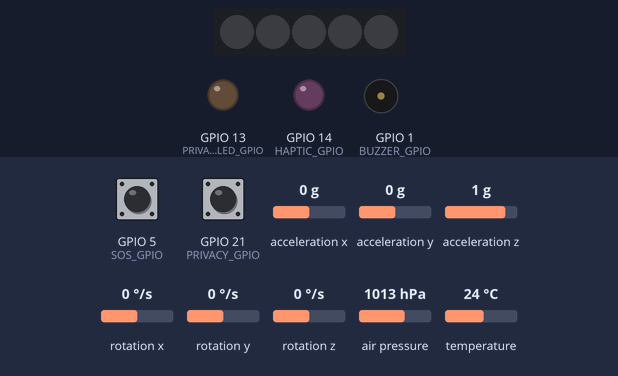
A program run on a simulated ESP32-S3. Parts: 5 RGB LEDs in strip order, left to right, output pins drawn as LEDs (lit = HIGH), buzzer (waves = sounding). The test bench sets the inputs (shaded band); at power-on: GPIO 5 (SOS_GPIO) HIGH, GPIO 21 (PRIVACY_GPIO) HIGH, acceleration x 0 g, acceleration y 0 g, acceleration z 1 g, rotation x 0 °/s, rotation y 0 °/s, rotation z 0 °/s, air pressure 1013 hPa, temperature 24 °C. Dim RGB values are drawn brighter than linear; what the program prints to the serial monitor is not drawn.

Above: at 1.4 s.
1.5 s: GPIO 5 (SOS_GPIO) pulled LOW for 3.2 s
At 2.6 s:
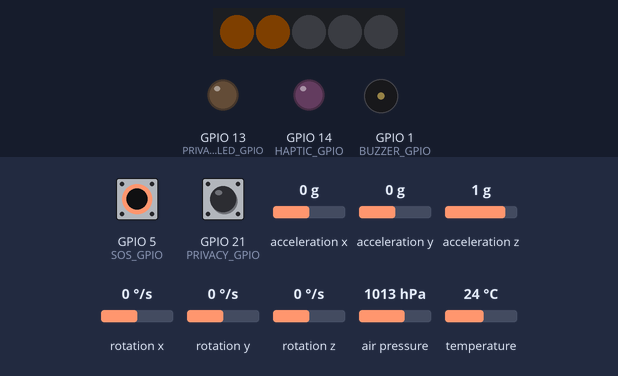
6.2 s: GPIO 21 (PRIVACY_GPIO) pulled LOW for 0.15 s
At 7.2 s:
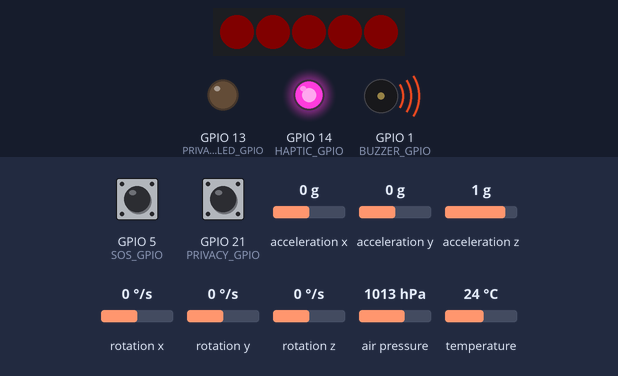
7.8 s: GPIO 5 (SOS_GPIO) pulled LOW for 0.15 s
At 8.6 s:
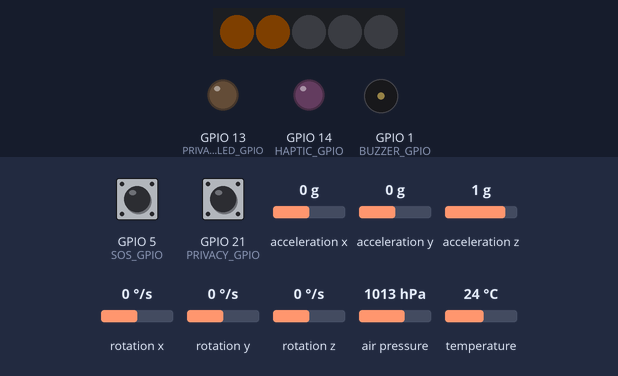
9.4 s: GPIO 21 (PRIVACY_GPIO) pulled LOW for 1 s
At 10.1 s:
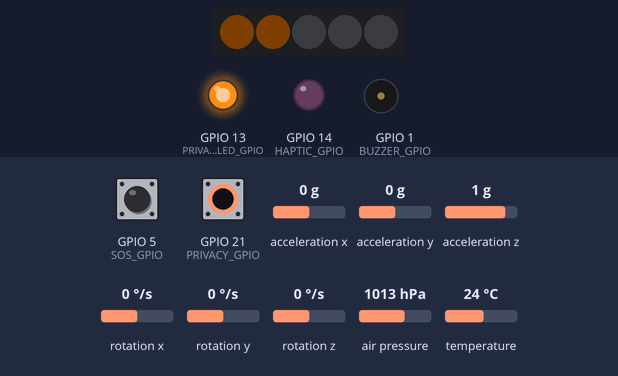
11.9 s: GPIO 5 (SOS_GPIO) driven LOW and GPIO 21 (PRIVACY_GPIO) driven LOW
At 14.6 s:
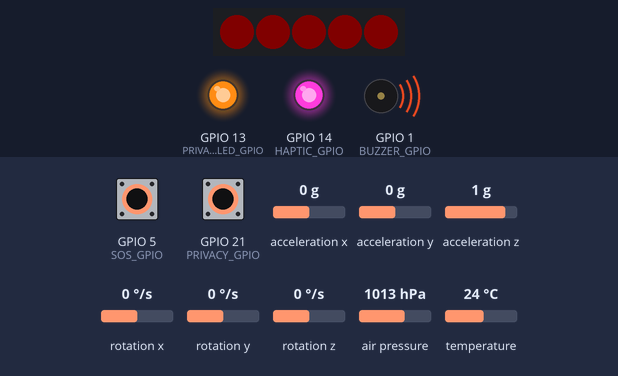
15.4 s: GPIO 21 (PRIVACY_GPIO) driven HIGH
At 15.9 s:
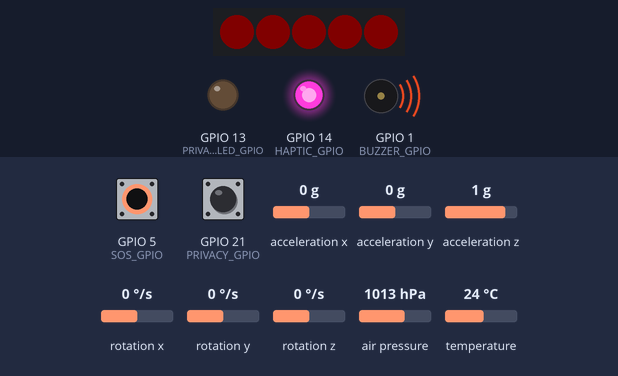
Timing chart, 0 to 17.9 s (numbered marks = the images above; inputs shaded):
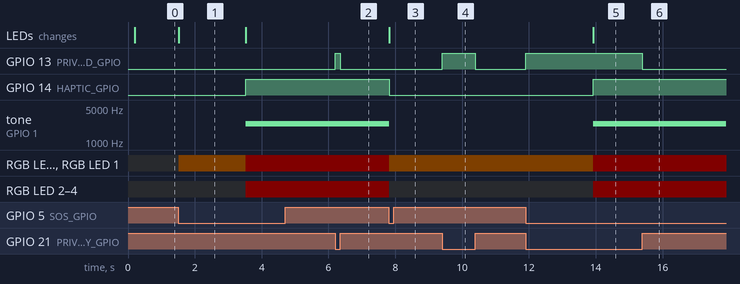

The program:

main.cpp
```cpp
// Svaraa V0 Wokwi/PlatformIO visual hardware harness (SIM).
// Drives SOS / privacy / NeoPixels / buzzer / haptic proxy / I2C stand-ins.
// NOT product firmware — Lab engine remains SOS authority.
// Unsupported in Wokwi: BLE, I2S, Nicla I2C target, MAX-M10S GNSS.
#include <Arduino.h>
#include <Wire.h>
#include <Adafruit_NeoPixel.h>
#include <Adafruit_BMP085.h>
#include <Adafruit_MPU6050.h>
#include <Adafruit_Sensor.h>

// Product Nano labels → Wokwi ESP32-S3 raw GPIOs (see GPIO_MAP.md)
constexpr int SOS_GPIO = 5;       // D2
constexpr int PIXEL_GPIO = 18;    // D9
constexpr int BUZZER_GPIO = 1;    // A0
constexpr int PRIVACY_GPIO = 21;  // D10
constexpr int HAPTIC_GPIO = 14;   // SIM proxy for product D12/GPIO47
constexpr int PRIVACY_LED_GPIO = 13;  // Orange "privacy active" indicator
constexpr int I2C_SDA = 11;       // A4
constexpr int I2C_SCL = 12;       // A5

Adafruit_NeoPixel pixels(5, PIXEL_GPIO, NEO_GRB + NEO_KHZ800);
Adafruit_BMP085 bmp;
Adafruit_MPU6050 mpu;

bool bmpOk = false;
bool mpuOk = false;

int lastRaw = HIGH, stable = HIGH;
bool armed = false, down = false, fired = false;
uint32_t changed = 0, pressed = 0;
String phase = "Ready";
String lineBuf;
bool privacyDown = false;
bool alarmOn = false;
uint32_t lastSensorMs = 0;

void setAlarm(bool on) {
  alarmOn = on;
  if (on) {
    tone(BUZZER_GPIO, 2400);
    digitalWrite(HAPTIC_GPIO, HIGH);
  } else {
    noTone(BUZZER_GPIO);
    digitalWrite(HAPTIC_GPIO, LOW);
  }
}

void showPhase(const String& p) {
  phase = p;
  uint8_t r = 0, g = 0, b = 0;
  int lit = 1;
  bool alarm = false;
  if (p == "Prealert") {
    r = 40;
    g = 25;
    lit = 2;
  } else if (p == "Pending") {
    alarm = true;
  } else if (p == "ServerAccepted") {
    alarm = true;
  } else if (p == "HumanAck") {
    g = 40;
    lit = 5;
  } else if (p == "Resolved") {
    b = 30;
    lit = 1;
  } else {
    g = 8;
    b = 3;
    lit = 1;
  }
  // SOS with sound → every face light solid red (status + programmable bank)
  if (alarm) {
    r = 50;
    g = 0;
    b = 0;
    lit = 5;
  }
  pixels.clear();
  for (int i = 0; i < lit && i < 5; ++i) {
    pixels.setPixelColor(i, pixels.Color(r, g, b));
  }
  pixels.show();
  setAlarm(alarm);
  Serial.printf(
      "{\"type\":\"phase\",\"phase\":\"%s\",\"alarm\":%s,\"privacy\":%s,\"simulated\":true}\n",
      phase.c_str(), alarm ? "true" : "false", privacyDown ? "true" : "false");
}

void publishSensors() {
  float pressure = NAN, temp = NAN;
  float ax = NAN, ay = NAN, az = NAN;
  if (bmpOk) {
    pressure = bmp.readPressure() / 100.0f;
    temp = bmp.readTemperature();
  }
  if (mpuOk) {
    sensors_event_t a, g, t;
    mpu.getEvent(&a, &g, &t);
    ax = a.acceleration.x;
    ay = a.acceleration.y;
    az = a.acceleration.z;
  }
  Serial.printf(
      "{\"type\":\"sensors\",\"bmp\":{\"ok\":%s,\"hpa\":%.2f,\"c\":%.2f},"
      "\"imu\":{\"ok\":%s,\"ax\":%.3f,\"ay\":%.3f,\"az\":%.3f},"
      "\"stand_in\":true,\"note\":\"BMP180≠BMP390; MPU6050≠Nicla BMI270\"}\n",
      bmpOk ? "true" : "false", pressure, temp, mpuOk ? "true" : "false", ax, ay, az);
}

void setup() {
  Serial.begin(115200);
  delay(200);

  pinMode(SOS_GPIO, INPUT_PULLUP);
  pinMode(PRIVACY_GPIO, INPUT_PULLUP);
  pinMode(HAPTIC_GPIO, OUTPUT);
  pinMode(PRIVACY_LED_GPIO, OUTPUT);
  digitalWrite(HAPTIC_GPIO, LOW);
  digitalWrite(PRIVACY_LED_GPIO, LOW);
  pinMode(BUZZER_GPIO, OUTPUT);

  lastRaw = stable = digitalRead(SOS_GPIO);
  armed = stable == HIGH;
  changed = millis();
  privacyDown = digitalRead(PRIVACY_GPIO) == LOW;
  digitalWrite(PRIVACY_LED_GPIO, privacyDown ? HIGH : LOW);

  pixels.begin();
  pixels.setBrightness(28);

  Wire.begin(I2C_SDA, I2C_SCL);
  bmpOk = bmp.begin(0x77);
  mpuOk = mpu.begin(0x68);
  if (mpuOk) {
    mpu.setAccelerometerRange(MPU6050_RANGE_8_G);
    mpu.setGyroRange(MPU6050_RANGE_500_DEG);
    mpu.setFilterBandwidth(MPU6050_BAND_21_HZ);
  }

  showPhase("Ready");
  Serial.println(
      "{\"type\":\"boot\",\"msg\":\"SVARAA_WOKWI_HARNESS\",\"board\":\"esp32-s3-devkitc-1\","
      "\"limits\":\"no_BLE_no_I2S_no_Nicla_target_no_GNSS\","
      "\"bmp\":" +
      String(bmpOk ? "true" : "false") + ",\"imu\":" + String(mpuOk ? "true" : "false") + "}");
  publishSensors();
}

void handleLine(const String& line) {
  if (line.indexOf("\"cmd\":\"ping\"") >= 0) {
    Serial.println("{\"type\":\"pong\",\"phase\":\"" + phase + "\"}");
    return;
  }
  if (line.indexOf("\"cmd\":\"sensors\"") >= 0) {
    publishSensors();
    return;
  }
  int idx = line.indexOf("\"phase\":\"");
  if (idx >= 0) {
    int start = idx + 9;
    int end = line.indexOf('"', start);
    if (end > start) {
      showPhase(line.substring(start, end));
    }
  }
}

void loop() {
  while (Serial.available()) {
    char c = (char)Serial.read();
    if (c == '\n') {
      handleLine(lineBuf);
      lineBuf = "";
    } else if (c != '\r') {
      lineBuf += c;
      if (lineBuf.length() > 240) lineBuf = "";
    }
  }

  uint32_t now = millis();

  bool priv = digitalRead(PRIVACY_GPIO) == LOW;
  if (priv != privacyDown) {
    privacyDown = priv;
    digitalWrite(PRIVACY_LED_GPIO, privacyDown ? HIGH : LOW);
    if (!alarmOn) {
      digitalWrite(HAPTIC_GPIO, LOW);
    }
    Serial.printf("{\"type\":\"privacy\",\"down\":%s,\"simulated\":true}\n",
                  privacyDown ? "true" : "false");
  }

  int raw = digitalRead(SOS_GPIO);
  if (raw != lastRaw) {
    lastRaw = raw;
    changed = now;
  }
  if (now - changed >= 20) stable = raw;
  if (stable == HIGH) {
    armed = true;
    down = false;
    fired = false;
  }
  if (armed && stable == LOW) {
    if (!down) {
      down = true;
      pressed = now;
      showPhase("Prealert");
      Serial.println("{\"type\":\"hold\",\"down\":true}");
    }
    if (!fired && now - pressed >= 2000) {
      fired = true;
      showPhase("Pending");
      Serial.println(
          "{\"type\":\"mock_sos\",\"phase\":\"Pending\",\"sent\":false,"
          "\"note\":\"visual_only_Lab_engine_is_authority\"}");
    }
  }

  if (now - lastSensorMs >= 2000) {
    lastSensorMs = now;
    publishSensors();
  }
  delay(1);
}
```

Measured:
- after the input at 1.5 s, GPIO 14 (HAPTIC_GPIO): LOW → HIGH after 2.0 s; tone on GPIO 1 (BUZZER_GPIO): silent → 2400 Hz after 2.0 s; RGB LED 0, RGB LED 1: off → RGB(4, 2, 0) at once, → RGB(5, 0, 0) 2.0 s later; RGB LED 2–4: off → RGB(5, 0, 0) after 2.0 s; the LEDs: change at once (image 1)
- after the input at 6.2 s, GPIO 13 (PRIVACY_LED_GPIO): LOW → HIGH at once, → LOW 0.15 s later
- after the input at 7.8 s, GPIO 14 (HAPTIC_GPIO): HIGH → LOW at once; tone on GPIO 1 (BUZZER_GPIO): 2400 Hz → silent at once; RGB LED 0, RGB LED 1: RGB(5, 0, 0) → RGB(4, 2, 0) at once; RGB LED 2–4: RGB(5, 0, 0) → off at once; the LEDs: change at once (image 3)
- after the input at 9.4 s, GPIO 13 (PRIVACY_LED_GPIO): LOW → HIGH at once, → LOW 1.0 s later
- after the input at 11.9 s, GPIO 13 (PRIVACY_LED_GPIO): LOW → HIGH at once; GPIO 14 (HAPTIC_GPIO): LOW → HIGH after 2.0 s; tone on GPIO 1 (BUZZER_GPIO): silent → 2400 Hz after 2.0 s; RGB LED 0, RGB LED 1: RGB(4, 2, 0) → RGB(5, 0, 0) after 2.0 s; RGB LED 2–4: off → RGB(5, 0, 0) after 2.0 s; the LEDs: change after 2.0 s (image 5)
- after the input at 15.4 s, GPIO 13 (PRIVACY_LED_GPIO): HIGH → LOW at once
- what the display in image 1 shows lasts 2.0 s, from 1.5 s to 3.5 s
